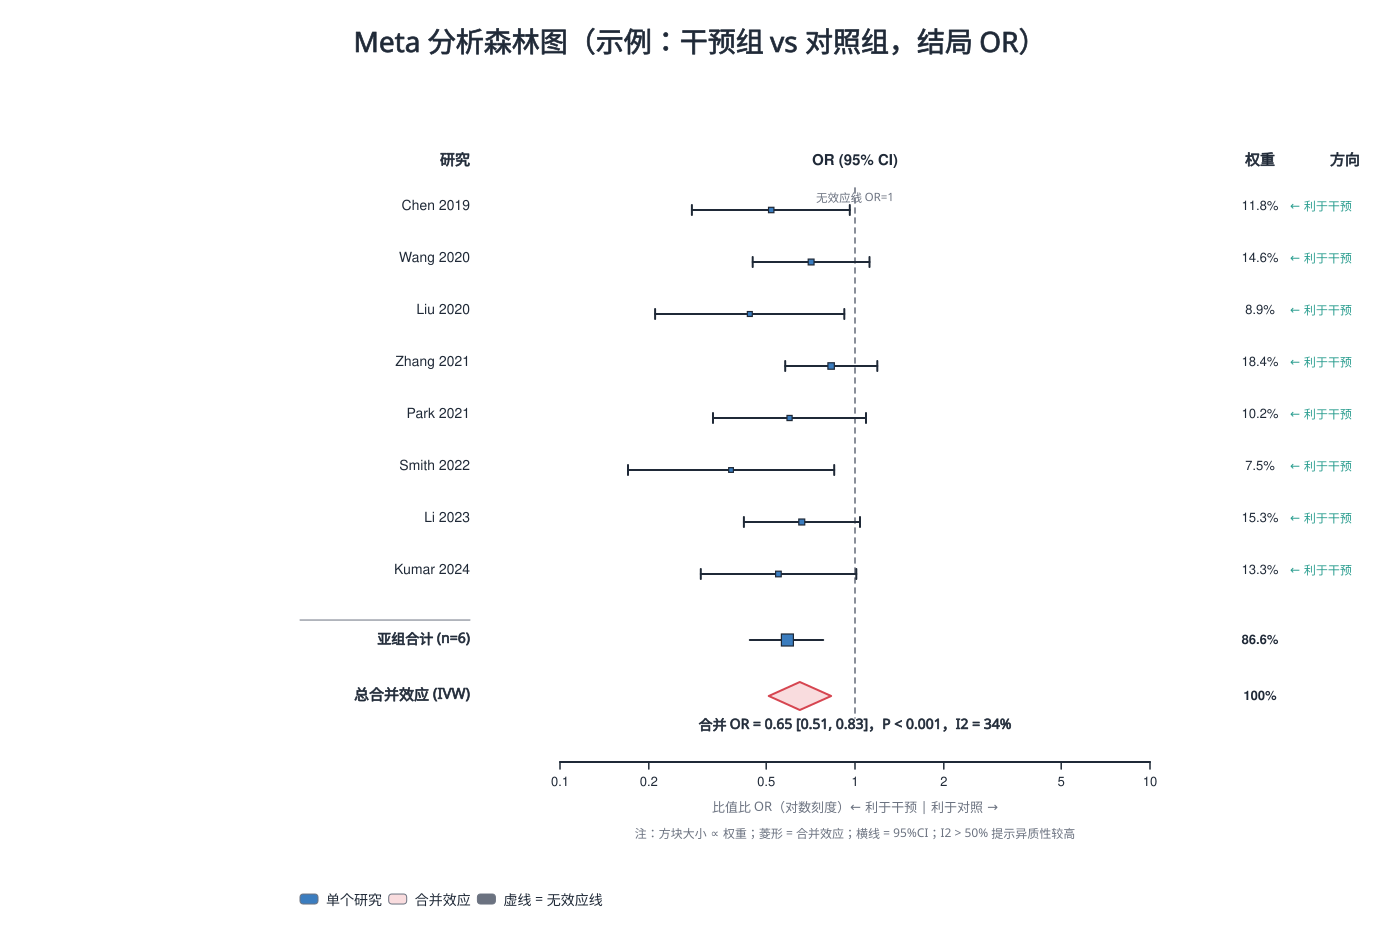

Here is the Python script that generated this plot:
# -*- coding: utf-8 -*-
"""Meta 分析：森林图（示例数据，可替换为真实效应量）"""
import os, sys, math
sys.path.insert(0, r"C:\Users\Administrator\.workbuddy\skills\medical-illustration\scripts")
from bio_graphics import Canvas, C

OUT = os.path.expanduser("~/.workbuddy/skills/medical-illustration/assets/examples/disciplines")
os.makedirs(OUT, exist_ok=True)

c = Canvas(1400, 950)
c.title("Meta 分析森林图（示例：干预组 vs 对照组，结局 OR）", size=28)

# ---- 坐标映射（log10 刻度 0.1~10）----
X0, X1 = 560, 1150
def xpos(or_):
    t = (math.log10(or_) + 1.0) / 2.0
    return X0 + t * (X1 - X0)

TOP, DY = 210, 52
studies = [
    ("Chen 2019",    0.52, 0.28, 0.96, 11.8),
    ("Wang 2020",    0.71, 0.45, 1.12, 14.6),
    ("Liu 2020",     0.44, 0.21, 0.92,  8.9),
    ("Zhang 2021",   0.83, 0.58, 1.19, 18.4),
    ("Park 2021",    0.60, 0.33, 1.09, 10.2),
    ("Smith 2022",   0.38, 0.17, 0.85,  7.5),
    ("Li 2023",      0.66, 0.42, 1.04, 15.3),
    ("Kumar 2024",   0.55, 0.30, 1.01, 13.3),
]

# 列标题
c.text(470, 165, "研究", size=15, bold=True, anchor="end")
c.text(855, 165, "OR (95% CI)", size=15, bold=True)
c.text(1260, 165, "权重", size=15, bold=True)
c.text(1345, 165, "方向", size=15, bold=True)

# 无效应线 OR=1
x_nul = xpos(1.0)
c.line(x_nul, TOP - 22, x_nul, TOP + DY * 9 + 40, color=C["gray"], width=1.6, dash="5 5")
c.text(x_nul, TOP - 8, "无效应线 OR=1", size=11.5, fill=C["gray"])

y = TOP
for name, est, lo, hi, wt in studies:
    c.text(470, y, name, size=14, anchor="end")
    c.line(xpos(lo), y, xpos(hi), y, color=C["ink"], width=2.0)
    for xe in (xpos(lo), xpos(hi)):
        c.line(xe, y - 5, xe, y + 5, color=C["ink"], width=2.0)
    side = 3.5 + wt * 0.16          # 方块大小随权重
    c.rect(xpos(est) - side/2, y - side/2, side, side, fill=C["blue"], stroke=C["ink"], width=1.2)
    c.text(1260, y, f"{wt:.1f}%", size=13)
    c.text(1290, y, "← 利于干预" if est < 1 else "对照 →", size=12,
           fill=C["teal"] if est < 1 else C["red"], anchor="start")
    y += DY

# 亚组合计（随机效应）
c.line(300, y - 6, 470, y - 6, color=C["gray"], width=1.0)
c.text(470, y + 18, "亚组合计 (n=6)", size=14, bold=True, anchor="end")
sub = [s for s in studies[:6]]
lo, hi, est = 0.44, 0.78, 0.59
c.line(xpos(lo), y + 14, xpos(hi), y + 14, color=C["ink"], width=2.0)
c.rect(xpos(est) - 6, y + 14 - 6, 12, 12, fill=C["blue"], stroke=C["ink"], width=1.2)
c.text(1260, y + 18, "86.6%", size=13, bold=True)
y += DY

# 总合并菱形
c.text(470, y + 22, "总合并效应 (IVW)", size=15, bold=True, anchor="end")
lo, hi, est = 0.51, 0.83, 0.65
xl, xh, xe = xpos(lo), xpos(hi), xpos(est)
c.path(f"M {xl} {y+18} L {xe} {y+4} L {xh} {y+18} L {xe} {y+32} Z",
       fill=C["red_l"], stroke=C["red"], width=2.0)
c.text(1260, y + 22, "100%", size=13, bold=True)
c.text(855, y + 52, "合并 OR = 0.65 [0.51, 0.83]，P < 0.001，I2 = 34%", size=14, bold=True)

# 横轴（log 刻度）
axis_y = y + 84
c.line(X0, axis_y, X1, axis_y, color=C["ink"], width=2.0)
for tick in (0.1, 0.2, 0.5, 1, 2, 5, 10):
    xt = xpos(tick)
    c.line(xt, axis_y, xt, axis_y + 7, color=C["ink"], width=1.5)
    c.text(xt, axis_y + 24, str(tick), size=13)
c.text(855, axis_y + 50, "比值比 OR（对数刻度）← 利于干预 | 利于对照 →", size=13, fill=C["gray"])

# 右下备注框（改为轴下注释行，避免遮挡）
c.text(855, axis_y + 76, "注：方块大小 ∝ 权重；菱形 = 合并效应；横线 = 95%CI；I2 > 50% 提示异质性较高",
       size=12, fill=C["gray"])

c.add("legend_row", 300, 905, items=[
    (C["blue"], "单个研究"), (C["red_l"], "合并效应"),
    (C["gray"], "虚线 = 无效应线")], size=14)

c.save(os.path.join(OUT, "meta_forest_plot.svg"))
c.export(os.path.join(OUT, "meta_forest_plot"), formats=("png",), dpi=300)
print("forest done")
